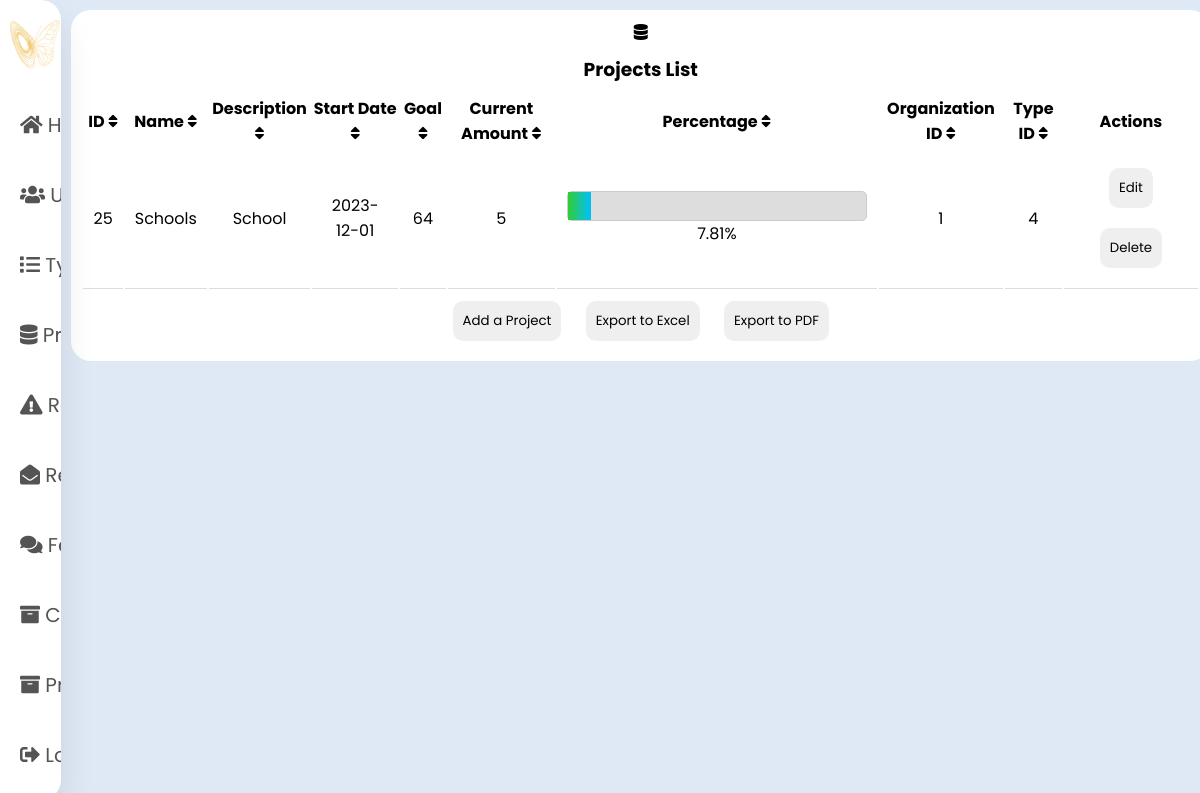
Before: /view/project/dashboard_project.php (signed in) with the older database file.
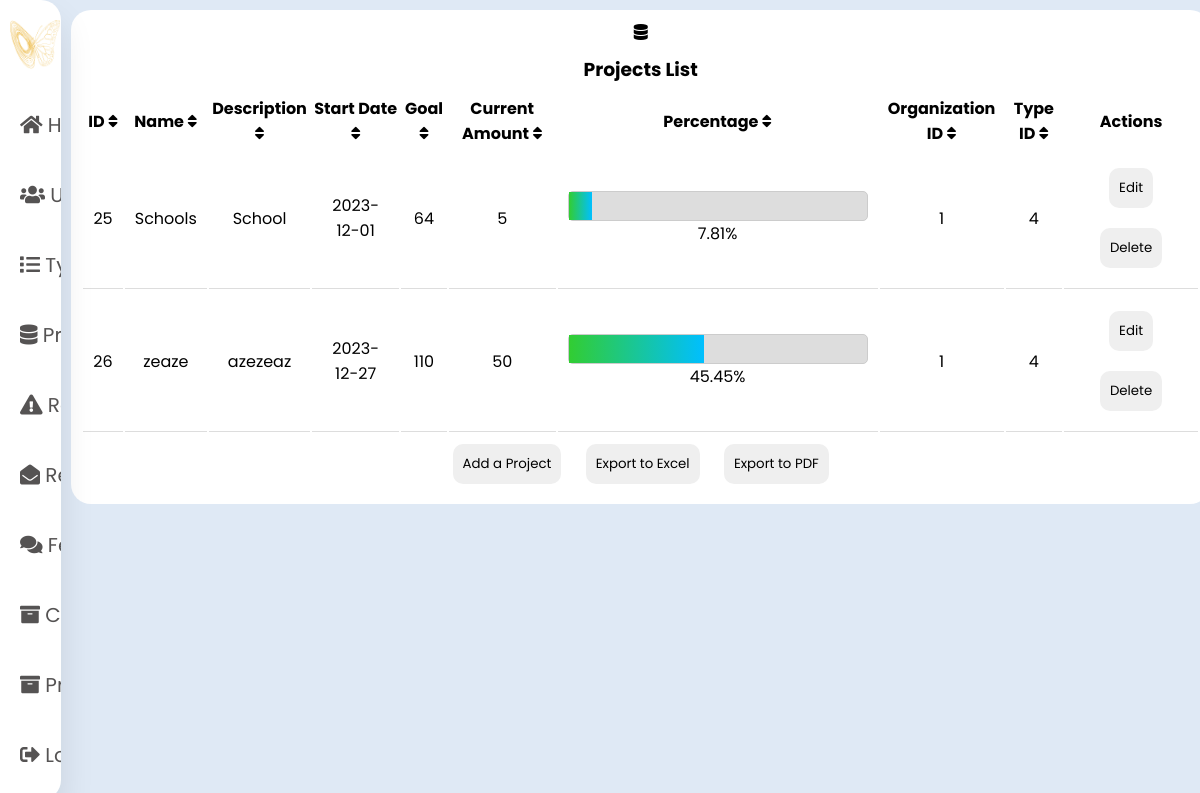
After: the same page with the newer database file.
### tables this page shows
CREATE TABLE `project` (
  `ID_Project` int(11) NOT NULL,
  `Project_name` varchar(20) NOT NULL,
  `Project_description` varchar(20) NOT NULL,
  `start_date` date NOT NULL,
  `Goal` float NOT NULL,
  `Current_amount` float NOT NULL,
  `Percentage` float NOT NULL,
  `ID_Org` int(11) NOT NULL,
  `ID_Type` int(11) NOT NULL
);

### controller/Project/ProjectC.php (called while the page is built, shortened)
<?php
class ProjectC
{
    public function read_project()
    {
        $conn = Config::getConnexion();
        $projects = [];
        $r = $conn->query("SELECT * FROM project");
        foreach ($r as $row) {
            $Project = [
                'ID_Project' => $row['ID_Project'],
                'Project_name' => $row['Project_name'],
                'Project_description' => $row['Project_description'],
                'start_date' => $row['start_date'],
                'Goal' => $row['Goal'],
                'Current_amount' => $row['Current_amount'],
                'Percentage' => $row['Percentage'],
                'ID_Org' => $row['ID_Org'],
                'ID_Type' => $row['ID_Type']
            ];
            $projects[] = $Project;
        }
        return $projects;
    }
}

### view/Project/dashboard_project.php (the view, shortened to what this page needs)
<!DOCTYPE html>
<html lang="en">
<?php
require_once "../../controller/Project/projectC.php";
?>
<head>
    <link rel="stylesheet" href="../dashboard.css" />
    <link rel="stylesheet" href="https://cdnjs.cloudflare.com/ajax/libs/font-awesome/5.15.4/css/all.min.css" />
    <link rel="stylesheet" href="project.css">
</head>
<body>
    <div class="container">
        <nav class="navbar">
            <ul>
                <li>
                    <a href="../index.php" class="logo">
                        <img src="../../assets/images/logo.png" alt="">
                    </a>
                </li>
                <li><a href="../index.php">
                        <i class="fas fa-home"></i>
                    </a></li>
                <li><a href="../User/dashboard_admin.php">
                        <i class="fas fa-users"></i>
                    </a></li>
                <li><a href="../Type/dashboard_type.php">
                        <i class="fa fa-list"></i>
                    </a></li>
                <li><a href="dashboard_project.php">
                        <i class="fa fa-database"></i>
                    </a></li>
                <li><a href="../Reclamation/dashboard_reclamation.php">
                        <i class="fa fa-exclamation-triangle"></i>
                    </a></li>
                <li><a href="../Reponse/dashboard_reponse.php">
                        <i class="fa fa-envelope-open"></i>
                    </a></li>
                <li><a href="#">
                        <i class="fa fa-comments"></i>
                    </a></li>
                <li><a href="../Category/dashboard_category.php">
                        <i class="fa fa-archive"></i>
                    </a></li>
                <li><a href="../Product/dashboard_product.php">
                        <i class="fa fa-archive"></i>
                    </a></li>
                <li><a href="#" class="logout">
                        <i class="fas fa-sign-out-alt"></i>
                    </a></li>
            </ul>
        </nav>
        <section class="main">
            <div class="users">
                <div class="card">
                    <i class="fa fa-database"></i>
                    <h3>Projects List</h3>
                    <table class="table table-bordered" id="table-project">
                        <?php
                        function echoHeader($columnName, $index, $initialSort = false)
                        {
                            $sortClass = $initialSort ? 'sortable-header asc' : 'sortable-header';
                            $iconClass = 'fa fa-sort';
                            echo "<th onclick='sortTable($index)' class='$sortClass'>";
                            echo "$columnName <i class='fa $iconClass' aria-hidden='true'></i>";
                            echo "</th>";
                        }
                        $projectC = new ProjectC();
                        $projects = $projectC->read_project();
                        if (!empty($projects) && (is_iterable($projects) || is_object($projects))) {
                            echo "<tr>";
                            echoHeader("ID", 0, true);
                            echo "<th>Actions</th>";
                            echo "</tr>";
                            foreach ($projects as $project) {
                                echo "<tr>";
                                echo "<td>" . htmlspecialchars($project['ID_Project']) . "</td>";
                                echo "<td>" . htmlspecialchars($project['Project_name']) . "</td>";
                                echo "<td>" . htmlspecialchars($project['Project_description']) . "</td>";
                                echo "<td>" . htmlspecialchars($project['start_date']) . "</td>";
                                echo "<td>" . htmlspecialchars($project['Goal']) . "</td>";
                                echo "<td>" . htmlspecialchars($project['Current_amount']) . "</td>";
                        ?>
                                <td class="progress-bar-container">
                                    <div class="full-bar">
                                        <div class="progress-bar" style="width: <?php echo htmlspecialchars($project['Percentage']) ?>%; ;"></div>
                                    </div>
                                    <p><?php echo number_format($project['Percentage'], 2);; ?>%</p>
                                </td>
                        <?php
                                echo "<td>" . htmlspecialchars($project['ID_Org']) . "</td>";
                                echo "<td>" . htmlspecialchars($project['ID_Type']) . "</td>";
                                echo "<td>";
                                echo "<button onclick=\"openEditModal(" . $project['ID_Project'] . ", '" . $project['Project_name'] . "', '" . $project['Project_description'] . "', '" . $project['start_date'] .  "', '" . $project['Current_amount'] . "', '" . $project['Goal'] . "', '" .  $project['ID_Type'] . "', '" .  $project['ID_Org'] . "')\">Edit</button>";
                                echo "<button onclick=\"confirmDelete(" . $project['ID_Project'] . ")\">Delete</button>";
                                echo "</td>";
                                echo "</tr>";
                            }
                        } else {
                            echo "<tr><td colspan='9'>No Projects found</td></tr>";
                        }
                        ?>
                    </table>
                    <button onclick="create()">Add a Project</button>
                    <button onclick="exportToExcel()">Export to Excel</button>
                    <button onclick="exportToPDF()">Export to PDF</button>
                </div>
            </div>
        </section>
    </div>
</body>
</html>

### view/dashboard.css (style rules this page uses)
* { margin: 0; padding: 0; outline: none; border: none; text-decoration: none; box-sizing: border-box; font-family: "Poppins", sans-serif; }
:root { --accent-color: #F4BE37; --secondary-color: #E2EAF1; --dark-color: #092035; --grey-color: #E2EAF1; --body-text-color: #7C8990; --light-text-color: #9CA5AD; --link-color: #092035; --green-color: #2ECC71; --red-color: #E74C3C; --purple-color: #9B59B6; --orange-color: #E67E22; --cyan-color: #3498DB; --pink-color: #FF6B81; }
body { background: #dfe9f5; font-family: "Poppins", sans-serif; }
.container { display: flex; }
nav { position: relative; height: 100vh; width: 280px; background: #ffff; overflow: hidden; box-shadow: 0 20px 35px rgba(0, 0, 0, 0.1); }
.navbar { width: 70px; transition: width 0.5s; border-radius: 0; overflow: hidden; display: flex; border-radius: 0 20px 20px 0; }
.logo { display: flex; align-items: center; padding: 20px; }
.logo img { width: 50px; height: 50px; display: flex; position: relative; right: 10px; }
a { color: rgb(85, 83, 83); font-size: 20px; display: block; padding: 20px; }
.users .card { width: 100%; margin: 10px; background: #fff; text-align: center; border-radius: 20px; padding: 10px; }
.users .card h3 { margin: 10px; text-transform: capitalize; }
button { padding: 10px; border-radius: 10px; border: none; margin: 10px; }
.table td { border-bottom: 1px solid #ddd; padding: 10px; }

### view/Project/project.css (style rules this page uses)
.full-bar { width: 300px; height: 30px; background-color: #ddd; border-radius: 5px; border: 1px solid #ccc; }
.progress-bar { height: 100%; background: linear-gradient(to right, #32CD32, #00BFFF); }
.sortable-header { cursor: pointer; position: relative; }

Changed rows visible on the page:
added project: ID_Project "26", Project_name "zeaze", Project_description "azezeaz", start_date "2023-12-27", Goal "110", Current_amount "50", Percentage "45.45", ID_Org "1", ID_Type "4"
